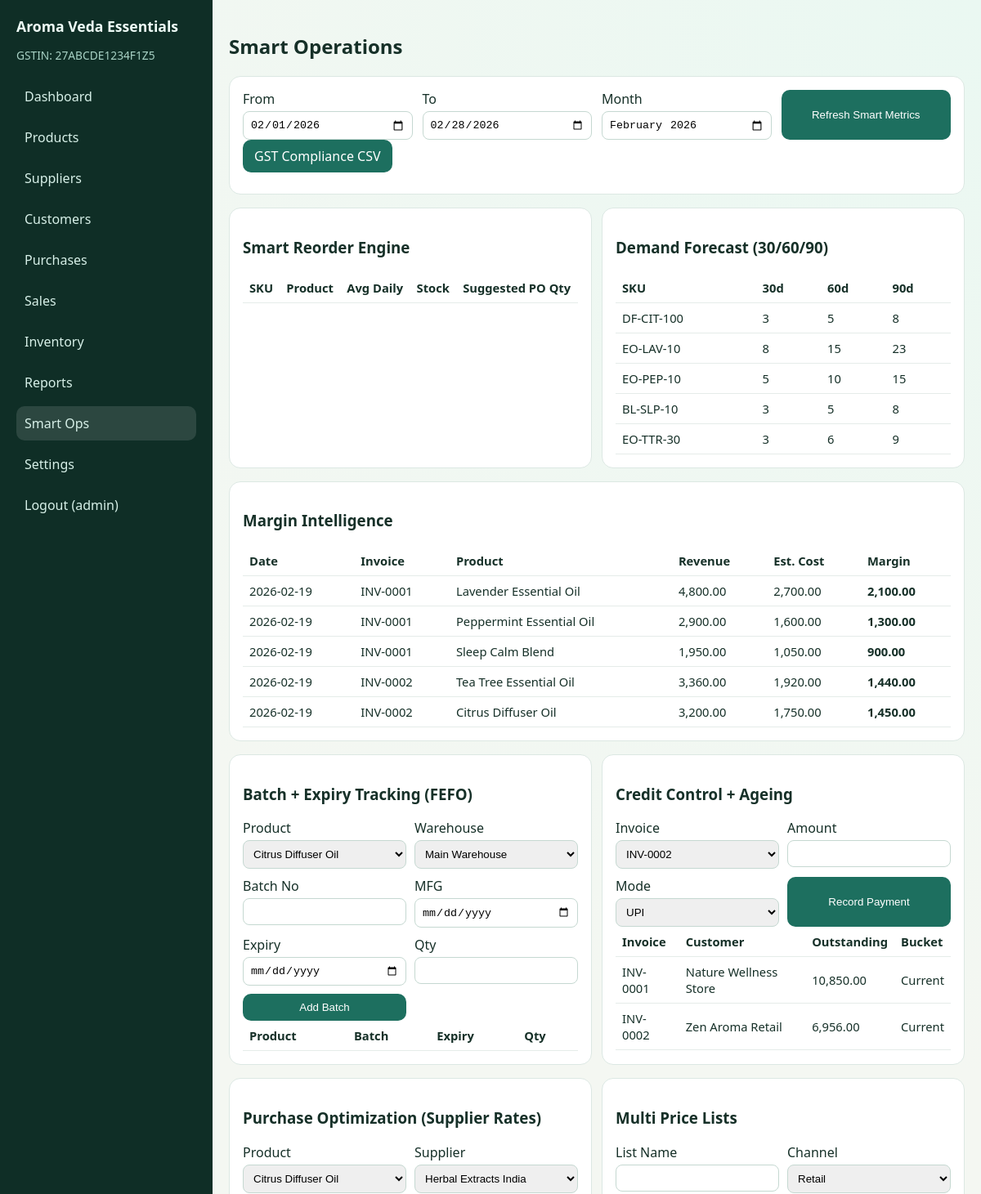
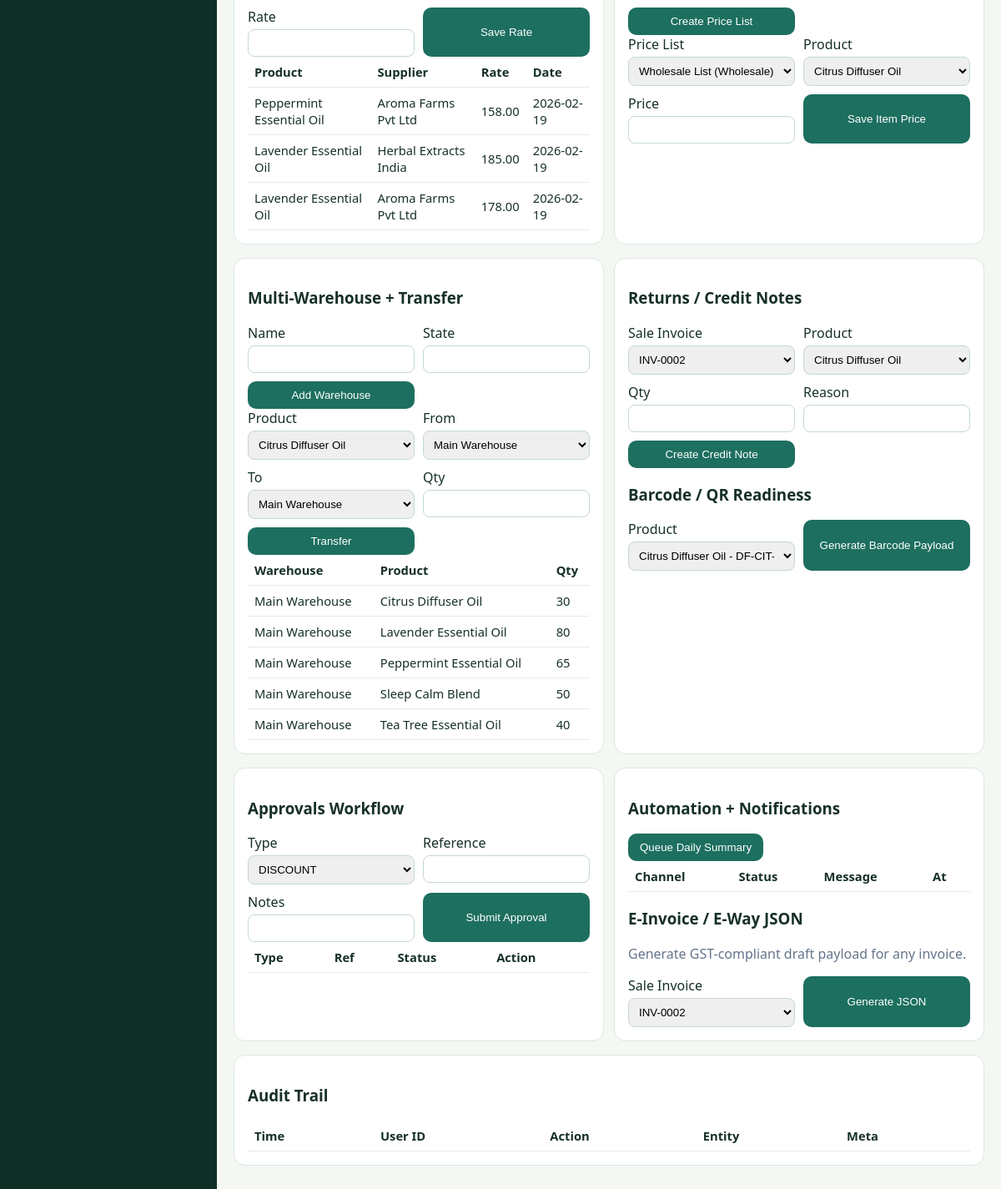
The app's page /index.php?route=smart/index (signed in) with its own data (2 pictures, top to bottom).
### tables this page shows
CREATE TABLE products (
    id INT AUTO_INCREMENT PRIMARY KEY,
    product_name VARCHAR(120) NOT NULL,
    sku VARCHAR(60) NOT NULL UNIQUE,
    category ENUM('Single Oil', 'Blend', 'Diffuser Oil') NOT NULL,
    variant VARCHAR(120) NOT NULL,
    size VARCHAR(20) NOT NULL,
    hsn_code VARCHAR(20) NOT NULL,
    gst_percent DECIMAL(5,2) NOT NULL,
    purchase_price DECIMAL(12,2) NOT NULL,
    selling_price DECIMAL(12,2) NOT NULL,
    stock_quantity INT NOT NULL DEFAULT 0,
    reorder_level INT NOT NULL DEFAULT 5,
    lead_time_days INT NOT NULL DEFAULT 7,
    moq INT NOT NULL DEFAULT 10,
    created_at DATETIME NOT NULL DEFAULT CURRENT_TIMESTAMP
);

CREATE TABLE sale_items (
    id INT AUTO_INCREMENT PRIMARY KEY,
    sale_id INT NOT NULL,
    product_id INT NOT NULL,
    quantity INT NOT NULL,
    rate DECIMAL(12,2) NOT NULL,
    gst_percent DECIMAL(5,2) NOT NULL,
    tax_amount DECIMAL(12,2) NOT NULL,
    total DECIMAL(12,2) NOT NULL,
    CONSTRAINT fk_sale_items_sale FOREIGN KEY (sale_id) REFERENCES sales(id) ON DELETE CASCADE,
    CONSTRAINT fk_sale_items_product FOREIGN KEY (product_id) REFERENCES products(id) ON DELETE RESTRICT
);

CREATE TABLE sales (
    id INT AUTO_INCREMENT PRIMARY KEY,
    invoice_no VARCHAR(30) NOT NULL UNIQUE,
    customer_id INT NOT NULL,
    date DATE NOT NULL,
    due_date DATE,
    subtotal DECIMAL(12,2) NOT NULL,
    cgst DECIMAL(12,2) NOT NULL DEFAULT 0,
    sgst DECIMAL(12,2) NOT NULL DEFAULT 0,
    igst DECIMAL(12,2) NOT NULL DEFAULT 0,
    total_amount DECIMAL(12,2) NOT NULL,
    CONSTRAINT fk_sales_customer FOREIGN KEY (customer_id) REFERENCES customers(id) ON DELETE RESTRICT
);

CREATE TABLE customers (
    id INT AUTO_INCREMENT PRIMARY KEY,
    name VARCHAR(120) NOT NULL,
    gstin VARCHAR(20),
    state VARCHAR(80) NOT NULL,
    phone VARCHAR(20),
    address TEXT
);

CREATE TABLE supplier_price_history (
    id INT AUTO_INCREMENT PRIMARY KEY,
    product_id INT NOT NULL,
    supplier_id INT NOT NULL,
    rate DECIMAL(12,2) NOT NULL,
    recorded_on DATE NOT NULL,
    created_at DATETIME NOT NULL,
    CONSTRAINT fk_sph_product FOREIGN KEY (product_id) REFERENCES products(id) ON DELETE CASCADE,
    CONSTRAINT fk_sph_supplier FOREIGN KEY (supplier_id) REFERENCES suppliers(id) ON DELETE CASCADE
);

CREATE TABLE suppliers (
    id INT AUTO_INCREMENT PRIMARY KEY,
    name VARCHAR(120) NOT NULL,
    gstin VARCHAR(20),
    state VARCHAR(80) NOT NULL,
    phone VARCHAR(20),
    address TEXT
);

CREATE TABLE product_warehouse_stock (
    id INT AUTO_INCREMENT PRIMARY KEY,
    product_id INT NOT NULL,
    warehouse_id INT NOT NULL,
    quantity INT NOT NULL DEFAULT 0,
    UNIQUE KEY uq_pws (product_id, warehouse_id),
    CONSTRAINT fk_pws_product FOREIGN KEY (product_id) REFERENCES products(id) ON DELETE CASCADE,
    CONSTRAINT fk_pws_warehouse FOREIGN KEY (warehouse_id) REFERENCES warehouses(id) ON DELETE CASCADE
);

CREATE TABLE warehouses (
    id INT AUTO_INCREMENT PRIMARY KEY,
    name VARCHAR(120) NOT NULL,
    state VARCHAR(80) NOT NULL,
    created_at DATETIME NOT NULL
);

### views/smart/index.php (the view, shortened to what the rows shown need)
<h2>Smart Operations</h2>
<section class="grid two">
    <div class="card">
        <table>
            <thead><tr><th>SKU</th><th>Product</th><th>Avg Daily</th><th>Stock</th><th>Suggested PO Qty</th></tr></thead>
        </table>
    </div>
    <div class="card">
        <table>
            <thead><tr><th>SKU</th><th>30d</th><th>60d</th><th>90d</th></tr></thead>
            <tbody>
            <?php foreach ($data['forecast'] as $f): ?>
                <tr><td><?= e($f['sku']) ?></td><td><?= e($f['forecast_30d']) ?></td><td><?= e($f['forecast_60d']) ?></td><td><?= e($f['forecast_90d']) ?></td></tr>
            <?php endforeach; ?>
            </tbody>
        </table>
    </div>
</section>
<section class="card">
    <table>
        <thead><tr><th>Date</th><th>Invoice</th><th>Product</th><th>Revenue</th><th>Est. Cost</th><th>Margin</th></tr></thead>
        <tbody>
        <?php foreach ($data['margin'] as $m): ?>
            <tr>
                <td><?= e($m['date']) ?></td>
                <td><?= e($m['invoice_no']) ?></td>
                <td><?= e($m['product_name']) ?></td>
                <td><?= number_format((float)$m['gross_revenue'], 2) ?></td>
                <td><?= number_format((float)$m['estimated_cost'], 2) ?></td>
                <td><strong><?= number_format((float)$m['margin'], 2) ?></strong></td>
            </tr>
        <?php endforeach; ?>
        </tbody>
    </table>
</section>
<section class="grid two">
    <div class="card">
        <table>
            <thead><tr><th>Product</th><th>Batch</th><th>Expiry</th><th>Qty</th></tr></thead>
        </table>
    </div>
    <div class="card">
        <table>
            <thead><tr><th>Invoice</th><th>Customer</th><th>Outstanding</th><th>Bucket</th></tr></thead>
            <tbody>
            <?php foreach ($data['aging'] as $a): ?>
                <tr><td><?= e($a['invoice_no']) ?></td><td><?= e($a['customer_name']) ?></td><td><?= number_format((float)$a['outstanding'], 2) ?></td><td><?= e($a['bucket']) ?></td></tr>
            <?php endforeach; ?>
            </tbody>
        </table>
    </div>
</section>
<section class="grid two">
    <div class="card">
        <table>
            <thead><tr><th>Product</th><th>Supplier</th><th>Rate</th><th>Date</th></tr></thead>
            <tbody>
            <?php foreach ($data['supplier_rates'] as $r): ?>
                <tr><td><?= e($r['product_name']) ?></td><td><?= e($r['supplier_name']) ?></td><td><?= e($r['rate']) ?></td><td><?= e($r['recorded_on']) ?></td></tr>
            <?php endforeach; ?>
            </tbody>
        </table>
    </div>
</section>
<section class="grid two">
    <div class="card">
        <table>
            <thead><tr><th>Warehouse</th><th>Product</th><th>Qty</th></tr></thead>
            <tbody>
            <?php foreach ($data['stock_by_wh'] as $s): ?>
                <tr><td><?= e($s['warehouse']) ?></td><td><?= e($s['product_name']) ?></td><td><?= e($s['quantity']) ?></td></tr>
            <?php endforeach; ?>
            </tbody>
        </table>
    </div>
</section>
<section class="grid two">
    <div class="card">
        <table>
            <thead><tr><th>Type</th><th>Ref</th><th>Status</th><th>Action</th></tr></thead>
        </table>
    </div>
    <div class="card">
        <table>
            <thead><tr><th>Channel</th><th>Status</th><th>Message</th><th>At</th></tr></thead>
        </table>
    </div>
</section>
<section class="card">
    <table>
        <thead><tr><th>Time</th><th>User ID</th><th>Action</th><th>Entity</th><th>Meta</th></tr></thead>
    </table>
</section>

### records on screen
products: sku "EO-PEP-10", forecast_30d "5", forecast_60d "10", reorder_level "15"
products: sku "BL-SLP-10", forecast_30d "3", forecast_60d "5", lead_time_days "8"
products: sku "EO-TTR-30", id "3", forecast_60d "6", forecast_90d "9"
sale_items: sale.date "2026-02-19", sale.invoice_no "INV-0001", product.product_name "Lavender Essential Oil", gross_revenue "4,800.00", estimated_cost "2,700.00", margin "2,100.00"
sale_items: sale.date "2026-02-19", sale.invoice_no "INV-0001", product.product_name "Peppermint Essential Oil", gross_revenue "2,900.00", estimated_cost "1,600.00", margin "1,300.00"
sale_items: sale.date "2026-02-19", sale.invoice_no "INV-0001", product.product_name "Sleep Calm Blend", gross_revenue "1,950.00", estimated_cost "1,050.00", margin "900.00"
sale_items: sale.date "2026-02-19", sale.invoice_no "INV-0002", product.product_name "Tea Tree Essential Oil", gross_revenue "3,360.00", estimated_cost "1,920.00", margin "1,440.00"
sale_items: sale.date "2026-02-19", sale.invoice_no "INV-0002", product.product_name "Citrus Diffuser Oil", gross_revenue "3,200.00", estimated_cost "1,750.00", margin "1,450.00"
sales: invoice_no "INV-0001", customer.name "Nature Wellness Store", outstanding "10,850.00", bucket "Current"
sales: invoice_no "INV-0002", customer.name "Zen Aroma Retail", outstanding "6,956.00", bucket "Current"
supplier_price_history: product.product_name "Peppermint Essential Oil", supplier.name "Aroma Farms Pvt Ltd", rate "158.00", recorded_on "2026-02-19"
supplier_price_history: product.product_name "Lavender Essential Oil", supplier.name "Herbal Extracts India", rate "185.00", recorded_on "2026-02-19"
supplier_price_history: product.product_name "Lavender Essential Oil", supplier.name "Aroma Farms Pvt Ltd", rate "178.00", recorded_on "2026-02-19"
product_warehouse_stock: warehouse.name "Main Warehouse", product.product_name "Citrus Diffuser Oil", quantity "30"
product_warehouse_stock: warehouse.name "Main Warehouse", product.product_name "Lavender Essential Oil", quantity "80"
product_warehouse_stock: warehouse.name "Main Warehouse", product.product_name "Peppermint Essential Oil", quantity "65"
product_warehouse_stock: warehouse.name "Main Warehouse", product.product_name "Sleep Calm Blend", quantity "50"
product_warehouse_stock: warehouse.name "Main Warehouse", product.product_name "Tea Tree Essential Oil", quantity "40"

### other values on screen
$app['business_name'] "Aroma Veda Essentials"
$app['business_gstin'] "27ABCDE1234F1Z5"
$user['username'] "admin"
$f['sku'] "DF-CIT-100"
$f['forecast_30d'] "3"
$f['forecast_60d'] "5"
$f['forecast_90d'] "8"
$f['sku'] "EO-LAV-10"
$f['forecast_30d'] "8"
$f['forecast_60d'] "15"
$f['forecast_90d'] "23"
form field product_id "Citrus Diffuser Oil"
form field warehouse_id "Main Warehouse"
form field sale_id "INV-0002"
form field supplier_id "Herbal Extracts India"
